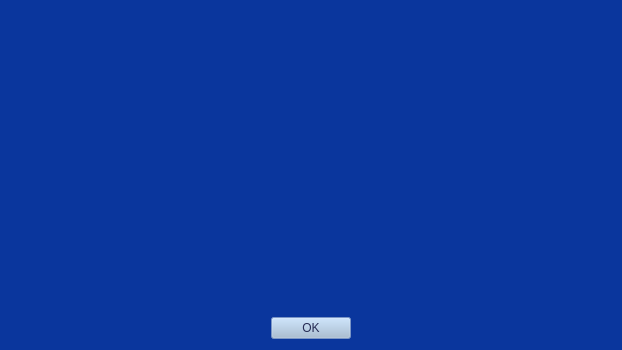
<?xml version="1.0" encoding="UTF-8"?>
<ui version="4.0">
 <class>ox</class>
 <widget class="QDialog" name="ox">
  <property name="geometry">
   <rect>
    <x>0</x>
    <y>0</y>
    <width>620</width>
    <height>350</height>
   </rect>
  </property>
  <property name="palette">
   <palette>
    <active>
     <colorrole role="WindowText">
      <brush brushstyle="SolidPattern">
       <color alpha="255">
        <red>39</red>
        <green>44</green>
        <blue>84</blue>
       </color>
      </brush>
     </colorrole>
     <colorrole role="Button">
      <brush brushstyle="SolidPattern">
       <color alpha="255">
        <red>146</red>
        <green>180</green>
        <blue>244</blue>
       </color>
      </brush>
     </colorrole>
     <colorrole role="Text">
      <brush brushstyle="SolidPattern">
       <color alpha="255">
        <red>207</red>
        <green>222</green>
        <blue>231</blue>
       </color>
      </brush>
     </colorrole>
     <colorrole role="ButtonText">
      <brush brushstyle="SolidPattern">
       <color alpha="255">
        <red>39</red>
        <green>44</green>
        <blue>84</blue>
       </color>
      </brush>
     </colorrole>
     <colorrole role="Base">
      <brush brushstyle="SolidPattern">
       <color alpha="255">
        <red>68</red>
        <green>114</green>
        <blue>202</blue>
       </color>
      </brush>
     </colorrole>
     <colorrole role="Window">
      <brush brushstyle="SolidPattern">
       <color alpha="255">
        <red>10</red>
        <green>54</green>
        <blue>157</blue>
       </color>
      </brush>
     </colorrole>
     <colorrole role="Highlight">
      <brush brushstyle="SolidPattern">
       <color alpha="255">
        <red>189</red>
        <green>155</green>
        <blue>230</blue>
       </color>
      </brush>
     </colorrole>
     <colorrole role="Link">
      <brush brushstyle="SolidPattern">
       <color alpha="255">
        <red>245</red>
        <green>255</green>
        <blue>56</blue>
       </color>
      </brush>
     </colorrole>
     <colorrole role="LinkVisited">
      <brush brushstyle="SolidPattern">
       <color alpha="255">
        <red>255</red>
        <green>164</green>
        <blue>89</blue>
       </color>
      </brush>
     </colorrole>
     <colorrole role="AlternateBase">
      <brush brushstyle="SolidPattern">
       <color alpha="255">
        <red>10</red>
        <green>54</green>
        <blue>157</blue>
       </color>
      </brush>
     </colorrole>
    </active>
    <inactive>
     <colorrole role="WindowText">
      <brush brushstyle="SolidPattern">
       <color alpha="255">
        <red>39</red>
        <green>44</green>
        <blue>84</blue>
       </color>
      </brush>
     </colorrole>
     <colorrole role="Button">
      <brush brushstyle="SolidPattern">
       <color alpha="255">
        <red>146</red>
        <green>180</green>
        <blue>244</blue>
       </color>
      </brush>
     </colorrole>
     <colorrole role="Text">
      <brush brushstyle="SolidPattern">
       <color alpha="255">
        <red>207</red>
        <green>222</green>
        <blue>231</blue>
       </color>
      </brush>
     </colorrole>
     <colorrole role="ButtonText">
      <brush brushstyle="SolidPattern">
       <color alpha="255">
        <red>39</red>
        <green>44</green>
        <blue>84</blue>
       </color>
      </brush>
     </colorrole>
     <colorrole role="Base">
      <brush brushstyle="SolidPattern">
       <color alpha="255">
        <red>68</red>
        <green>114</green>
        <blue>202</blue>
       </color>
      </brush>
     </colorrole>
     <colorrole role="Window">
      <brush brushstyle="SolidPattern">
       <color alpha="255">
        <red>10</red>
        <green>54</green>
        <blue>157</blue>
       </color>
      </brush>
     </colorrole>
     <colorrole role="Highlight">
      <brush brushstyle="SolidPattern">
       <color alpha="255">
        <red>240</red>
        <green>240</green>
        <blue>240</blue>
       </color>
      </brush>
     </colorrole>
     <colorrole role="Link">
      <brush brushstyle="SolidPattern">
       <color alpha="255">
        <red>245</red>
        <green>255</green>
        <blue>56</blue>
       </color>
      </brush>
     </colorrole>
     <colorrole role="LinkVisited">
      <brush brushstyle="SolidPattern">
       <color alpha="255">
        <red>255</red>
        <green>164</green>
        <blue>89</blue>
       </color>
      </brush>
     </colorrole>
     <colorrole role="AlternateBase">
      <brush brushstyle="SolidPattern">
       <color alpha="255">
        <red>10</red>
        <green>54</green>
        <blue>157</blue>
       </color>
      </brush>
     </colorrole>
    </inactive>
    <disabled>
     <colorrole role="Button">
      <brush brushstyle="SolidPattern">
       <color alpha="255">
        <red>146</red>
        <green>180</green>
        <blue>244</blue>
       </color>
      </brush>
     </colorrole>
     <colorrole role="Base">
      <brush brushstyle="SolidPattern">
       <color alpha="255">
        <red>10</red>
        <green>54</green>
        <blue>157</blue>
       </color>
      </brush>
     </colorrole>
     <colorrole role="Window">
      <brush brushstyle="SolidPattern">
       <color alpha="255">
        <red>10</red>
        <green>54</green>
        <blue>157</blue>
       </color>
      </brush>
     </colorrole>
     <colorrole role="Highlight">
      <brush brushstyle="SolidPattern">
       <color alpha="255">
        <red>0</red>
        <green>120</green>
        <blue>215</blue>
       </color>
      </brush>
     </colorrole>
     <colorrole role="Link">
      <brush brushstyle="SolidPattern">
       <color alpha="255">
        <red>245</red>
        <green>255</green>
        <blue>56</blue>
       </color>
      </brush>
     </colorrole>
     <colorrole role="LinkVisited">
      <brush brushstyle="SolidPattern">
       <color alpha="255">
        <red>255</red>
        <green>164</green>
        <blue>89</blue>
       </color>
      </brush>
     </colorrole>
     <colorrole role="AlternateBase">
      <brush brushstyle="SolidPattern">
       <color alpha="255">
        <red>10</red>
        <green>54</green>
        <blue>157</blue>
       </color>
      </brush>
     </colorrole>
    </disabled>
   </palette>
  </property>
  <property name="windowTitle">
   <string>Dialog</string>
  </property>
  <layout class="QVBoxLayout" name="verticalLayout">
   <item>
    <widget class="QFrame" name="horizontalFrame">
     <property name="sizePolicy">
      <sizepolicy hsizetype="Fixed" vsizetype="Fixed">
       <horstretch>0</horstretch>
       <verstretch>0</verstretch>
      </sizepolicy>
     </property>
     <property name="minimumSize">
      <size>
       <width>600</width>
       <height>300</height>
      </size>
     </property>
     <property name="palette">
      <palette>
       <active>
        <colorrole role="WindowText">
         <brush brushstyle="SolidPattern">
          <color alpha="255">
           <red>39</red>
           <green>44</green>
           <blue>84</blue>
          </color>
         </brush>
        </colorrole>
        <colorrole role="Button">
         <brush brushstyle="SolidPattern">
          <color alpha="255">
           <red>146</red>
           <green>180</green>
           <blue>244</blue>
          </color>
         </brush>
        </colorrole>
        <colorrole role="Text">
         <brush brushstyle="SolidPattern">
          <color alpha="255">
           <red>207</red>
           <green>222</green>
           <blue>231</blue>
          </color>
         </brush>
        </colorrole>
        <colorrole role="ButtonText">
         <brush brushstyle="SolidPattern">
          <color alpha="255">
           <red>39</red>
           <green>44</green>
           <blue>84</blue>
          </color>
         </brush>
        </colorrole>
        <colorrole role="Base">
         <brush brushstyle="SolidPattern">
          <color alpha="255">
           <red>68</red>
           <green>114</green>
           <blue>202</blue>
          </color>
         </brush>
        </colorrole>
        <colorrole role="Window">
         <brush brushstyle="SolidPattern">
          <color alpha="255">
           <red>10</red>
           <green>54</green>
           <blue>157</blue>
          </color>
         </brush>
        </colorrole>
        <colorrole role="Highlight">
         <brush brushstyle="SolidPattern">
          <color alpha="255">
           <red>189</red>
           <green>155</green>
           <blue>230</blue>
          </color>
         </brush>
        </colorrole>
        <colorrole role="Link">
         <brush brushstyle="SolidPattern">
          <color alpha="255">
           <red>245</red>
           <green>255</green>
           <blue>56</blue>
          </color>
         </brush>
        </colorrole>
        <colorrole role="LinkVisited">
         <brush brushstyle="SolidPattern">
          <color alpha="255">
           <red>255</red>
           <green>164</green>
           <blue>89</blue>
          </color>
         </brush>
        </colorrole>
        <colorrole role="AlternateBase">
         <brush brushstyle="SolidPattern">
          <color alpha="255">
           <red>10</red>
           <green>54</green>
           <blue>157</blue>
          </color>
         </brush>
        </colorrole>
       </active>
       <inactive>
        <colorrole role="WindowText">
         <brush brushstyle="SolidPattern">
          <color alpha="255">
           <red>39</red>
           <green>44</green>
           <blue>84</blue>
          </color>
         </brush>
        </colorrole>
        <colorrole role="Button">
         <brush brushstyle="SolidPattern">
          <color alpha="255">
           <red>146</red>
           <green>180</green>
           <blue>244</blue>
          </color>
         </brush>
        </colorrole>
        <colorrole role="Text">
         <brush brushstyle="SolidPattern">
          <color alpha="255">
           <red>207</red>
           <green>222</green>
           <blue>231</blue>
          </color>
         </brush>
        </colorrole>
        <colorrole role="ButtonText">
         <brush brushstyle="SolidPattern">
          <color alpha="255">
           <red>39</red>
           <green>44</green>
           <blue>84</blue>
          </color>
         </brush>
        </colorrole>
        <colorrole role="Base">
         <brush brushstyle="SolidPattern">
          <color alpha="255">
           <red>68</red>
           <green>114</green>
           <blue>202</blue>
          </color>
         </brush>
        </colorrole>
        <colorrole role="Window">
         <brush brushstyle="SolidPattern">
          <color alpha="255">
           <red>10</red>
           <green>54</green>
           <blue>157</blue>
          </color>
         </brush>
        </colorrole>
        <colorrole role="Highlight">
         <brush brushstyle="SolidPattern">
          <color alpha="255">
           <red>240</red>
           <green>240</green>
           <blue>240</blue>
          </color>
         </brush>
        </colorrole>
        <colorrole role="Link">
         <brush brushstyle="SolidPattern">
          <color alpha="255">
           <red>245</red>
           <green>255</green>
           <blue>56</blue>
          </color>
         </brush>
        </colorrole>
        <colorrole role="LinkVisited">
         <brush brushstyle="SolidPattern">
          <color alpha="255">
           <red>255</red>
           <green>164</green>
           <blue>89</blue>
          </color>
         </brush>
        </colorrole>
        <colorrole role="AlternateBase">
         <brush brushstyle="SolidPattern">
          <color alpha="255">
           <red>10</red>
           <green>54</green>
           <blue>157</blue>
          </color>
         </brush>
        </colorrole>
       </inactive>
       <disabled>
        <colorrole role="Button">
         <brush brushstyle="SolidPattern">
          <color alpha="255">
           <red>146</red>
           <green>180</green>
           <blue>244</blue>
          </color>
         </brush>
        </colorrole>
        <colorrole role="Base">
         <brush brushstyle="SolidPattern">
          <color alpha="255">
           <red>10</red>
           <green>54</green>
           <blue>157</blue>
          </color>
         </brush>
        </colorrole>
        <colorrole role="Window">
         <brush brushstyle="SolidPattern">
          <color alpha="255">
           <red>10</red>
           <green>54</green>
           <blue>157</blue>
          </color>
         </brush>
        </colorrole>
        <colorrole role="Highlight">
         <brush brushstyle="SolidPattern">
          <color alpha="255">
           <red>0</red>
           <green>120</green>
           <blue>215</blue>
          </color>
         </brush>
        </colorrole>
        <colorrole role="Link">
         <brush brushstyle="SolidPattern">
          <color alpha="255">
           <red>245</red>
           <green>255</green>
           <blue>56</blue>
          </color>
         </brush>
        </colorrole>
        <colorrole role="LinkVisited">
         <brush brushstyle="SolidPattern">
          <color alpha="255">
           <red>255</red>
           <green>164</green>
           <blue>89</blue>
          </color>
         </brush>
        </colorrole>
        <colorrole role="AlternateBase">
         <brush brushstyle="SolidPattern">
          <color alpha="255">
           <red>10</red>
           <green>54</green>
           <blue>157</blue>
          </color>
         </brush>
        </colorrole>
       </disabled>
      </palette>
     </property>
     <layout class="QHBoxLayout" name="horizontalLayout"/>
    </widget>
   </item>
   <item>
    <widget class="QDialogButtonBox" name="buttonBox">
     <property name="palette">
      <palette>
       <active>
        <colorrole role="WindowText">
         <brush brushstyle="SolidPattern">
          <color alpha="255">
           <red>39</red>
           <green>44</green>
           <blue>84</blue>
          </color>
         </brush>
        </colorrole>
        <colorrole role="Button">
         <brush brushstyle="SolidPattern">
          <color alpha="255">
           <red>164</red>
           <green>188</green>
           <blue>207</blue>
          </color>
         </brush>
        </colorrole>
        <colorrole role="Text">
         <brush brushstyle="SolidPattern">
          <color alpha="255">
           <red>39</red>
           <green>44</green>
           <blue>84</blue>
          </color>
         </brush>
        </colorrole>
        <colorrole role="ButtonText">
         <brush brushstyle="SolidPattern">
          <color alpha="255">
           <red>39</red>
           <green>44</green>
           <blue>84</blue>
          </color>
         </brush>
        </colorrole>
        <colorrole role="Base">
         <brush brushstyle="SolidPattern">
          <color alpha="255">
           <red>164</red>
           <green>188</green>
           <blue>207</blue>
          </color>
         </brush>
        </colorrole>
        <colorrole role="Window">
         <brush brushstyle="SolidPattern">
          <color alpha="255">
           <red>164</red>
           <green>188</green>
           <blue>207</blue>
          </color>
         </brush>
        </colorrole>
        <colorrole role="Highlight">
         <brush brushstyle="SolidPattern">
          <color alpha="255">
           <red>146</red>
           <green>180</green>
           <blue>244</blue>
          </color>
         </brush>
        </colorrole>
        <colorrole role="Link">
         <brush brushstyle="SolidPattern">
          <color alpha="255">
           <red>245</red>
           <green>255</green>
           <blue>56</blue>
          </color>
         </brush>
        </colorrole>
        <colorrole role="LinkVisited">
         <brush brushstyle="SolidPattern">
          <color alpha="255">
           <red>255</red>
           <green>164</green>
           <blue>89</blue>
          </color>
         </brush>
        </colorrole>
        <colorrole role="AlternateBase">
         <brush brushstyle="SolidPattern">
          <color alpha="255">
           <red>10</red>
           <green>54</green>
           <blue>157</blue>
          </color>
         </brush>
        </colorrole>
        <colorrole role="PlaceholderText">
         <brush brushstyle="SolidPattern">
          <color alpha="128">
           <red>39</red>
           <green>44</green>
           <blue>84</blue>
          </color>
         </brush>
        </colorrole>
       </active>
       <inactive>
        <colorrole role="WindowText">
         <brush brushstyle="SolidPattern">
          <color alpha="255">
           <red>39</red>
           <green>44</green>
           <blue>84</blue>
          </color>
         </brush>
        </colorrole>
        <colorrole role="Button">
         <brush brushstyle="SolidPattern">
          <color alpha="255">
           <red>164</red>
           <green>188</green>
           <blue>207</blue>
          </color>
         </brush>
        </colorrole>
        <colorrole role="Text">
         <brush brushstyle="SolidPattern">
          <color alpha="255">
           <red>39</red>
           <green>44</green>
           <blue>84</blue>
          </color>
         </brush>
        </colorrole>
        <colorrole role="ButtonText">
         <brush brushstyle="SolidPattern">
          <color alpha="255">
           <red>39</red>
           <green>44</green>
           <blue>84</blue>
          </color>
         </brush>
        </colorrole>
        <colorrole role="Base">
         <brush brushstyle="SolidPattern">
          <color alpha="255">
           <red>164</red>
           <green>188</green>
           <blue>207</blue>
          </color>
         </brush>
        </colorrole>
        <colorrole role="Window">
         <brush brushstyle="SolidPattern">
          <color alpha="255">
           <red>164</red>
           <green>188</green>
           <blue>207</blue>
          </color>
         </brush>
        </colorrole>
        <colorrole role="Highlight">
         <brush brushstyle="SolidPattern">
          <color alpha="255">
           <red>146</red>
           <green>180</green>
           <blue>244</blue>
          </color>
         </brush>
        </colorrole>
        <colorrole role="Link">
         <brush brushstyle="SolidPattern">
          <color alpha="255">
           <red>245</red>
           <green>255</green>
           <blue>56</blue>
          </color>
         </brush>
        </colorrole>
        <colorrole role="LinkVisited">
         <brush brushstyle="SolidPattern">
          <color alpha="255">
           <red>255</red>
           <green>164</green>
           <blue>89</blue>
          </color>
         </brush>
        </colorrole>
        <colorrole role="AlternateBase">
         <brush brushstyle="SolidPattern">
          <color alpha="255">
           <red>10</red>
           <green>54</green>
           <blue>157</blue>
          </color>
         </brush>
        </colorrole>
        <colorrole role="PlaceholderText">
         <brush brushstyle="SolidPattern">
          <color alpha="128">
           <red>39</red>
           <green>44</green>
           <blue>84</blue>
          </color>
         </brush>
        </colorrole>
       </inactive>
       <disabled>
        <colorrole role="WindowText">
         <brush brushstyle="SolidPattern">
          <color alpha="255">
           <red>39</red>
           <green>44</green>
           <blue>84</blue>
          </color>
         </brush>
        </colorrole>
        <colorrole role="Button">
         <brush brushstyle="SolidPattern">
          <color alpha="255">
           <red>164</red>
           <green>188</green>
           <blue>207</blue>
          </color>
         </brush>
        </colorrole>
        <colorrole role="Text">
         <brush brushstyle="SolidPattern">
          <color alpha="255">
           <red>39</red>
           <green>44</green>
           <blue>84</blue>
          </color>
         </brush>
        </colorrole>
        <colorrole role="ButtonText">
         <brush brushstyle="SolidPattern">
          <color alpha="255">
           <red>39</red>
           <green>44</green>
           <blue>84</blue>
          </color>
         </brush>
        </colorrole>
        <colorrole role="Base">
         <brush brushstyle="SolidPattern">
          <color alpha="255">
           <red>164</red>
           <green>188</green>
           <blue>207</blue>
          </color>
         </brush>
        </colorrole>
        <colorrole role="Window">
         <brush brushstyle="SolidPattern">
          <color alpha="255">
           <red>164</red>
           <green>188</green>
           <blue>207</blue>
          </color>
         </brush>
        </colorrole>
        <colorrole role="Highlight">
         <brush brushstyle="SolidPattern">
          <color alpha="255">
           <red>146</red>
           <green>180</green>
           <blue>244</blue>
          </color>
         </brush>
        </colorrole>
        <colorrole role="Link">
         <brush brushstyle="SolidPattern">
          <color alpha="255">
           <red>245</red>
           <green>255</green>
           <blue>56</blue>
          </color>
         </brush>
        </colorrole>
        <colorrole role="LinkVisited">
         <brush brushstyle="SolidPattern">
          <color alpha="255">
           <red>255</red>
           <green>164</green>
           <blue>89</blue>
          </color>
         </brush>
        </colorrole>
        <colorrole role="AlternateBase">
         <brush brushstyle="SolidPattern">
          <color alpha="255">
           <red>10</red>
           <green>54</green>
           <blue>157</blue>
          </color>
         </brush>
        </colorrole>
        <colorrole role="PlaceholderText">
         <brush brushstyle="SolidPattern">
          <color alpha="128">
           <red>39</red>
           <green>44</green>
           <blue>84</blue>
          </color>
         </brush>
        </colorrole>
       </disabled>
      </palette>
     </property>
     <property name="font">
      <font>
       <family>Fixedsys</family>
      </font>
     </property>
     <property name="cursor">
      <cursorShape>PointingHandCursor</cursorShape>
     </property>
     <property name="styleSheet">
      <string notr="true">background-color: rgb(164, 188, 207);
selection-background-color: rgb(146, 180, 244);
color: rgb(39, 44, 84);</string>
     </property>
     <property name="orientation">
      <enum>Qt::Horizontal</enum>
     </property>
     <property name="standardButtons">
      <set>QDialogButtonBox::Ok</set>
     </property>
     <property name="centerButtons">
      <bool>true</bool>
     </property>
    </widget>
   </item>
  </layout>
 </widget>
 <resources/>
 <connections>
  <connection>
   <sender>buttonBox</sender>
   <signal>accepted()</signal>
   <receiver>ox</receiver>
   <slot>accept()</slot>
   <hints>
    <hint type="sourcelabel">
     <x>248</x>
     <y>254</y>
    </hint>
    <hint type="destinationlabel">
     <x>157</x>
     <y>274</y>
    </hint>
   </hints>
  </connection>
  <connection>
   <sender>buttonBox</sender>
   <signal>rejected()</signal>
   <receiver>ox</receiver>
   <slot>reject()</slot>
   <hints>
    <hint type="sourcelabel">
     <x>316</x>
     <y>260</y>
    </hint>
    <hint type="destinationlabel">
     <x>286</x>
     <y>274</y>
    </hint>
   </hints>
  </connection>
 </connections>
</ui>
